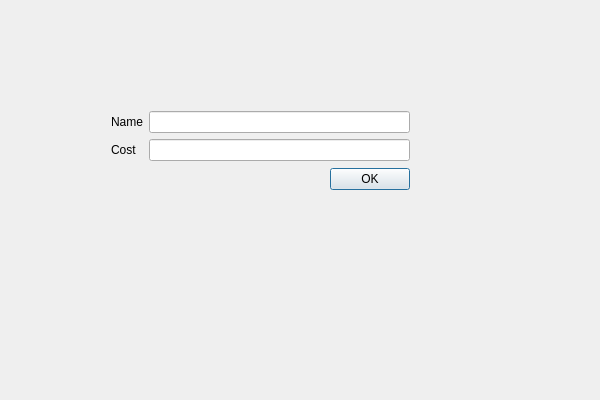
<?xml version="1.0" encoding="UTF-8"?>
<ui version="4.0">
 <class>AddDialogClass</class>
 <widget class="QDialog" name="AddDialogClass">
  <property name="geometry">
   <rect>
    <x>0</x>
    <y>0</y>
    <width>600</width>
    <height>400</height>
   </rect>
  </property>
  <property name="windowTitle">
   <string>Add Expense</string>
  </property>
  <widget class="QWidget" name="layoutWidget">
   <property name="geometry">
    <rect>
     <x>100</x>
     <y>100</y>
     <width>321</width>
     <height>101</height>
    </rect>
   </property>
   <layout class="QGridLayout" name="gridLayout_2">
    <item row="0" column="0">
     <layout class="QVBoxLayout" name="verticalLayout">
      <item>
       <layout class="QGridLayout" name="gridLayout">
        <item row="0" column="0">
         <widget class="QLabel" name="nameText">
          <property name="text">
           <string>Name</string>
          </property>
         </widget>
        </item>
        <item row="0" column="1">
         <widget class="QLineEdit" name="nameInput"/>
        </item>
        <item row="1" column="0">
         <widget class="QLabel" name="emailText">
          <property name="text">
           <string>Cost</string>
          </property>
         </widget>
        </item>
        <item row="1" column="1">
         <widget class="QLineEdit" name="costInput"/>
        </item>
       </layout>
      </item>
      <item>
       <spacer name="verticalSpacer">
        <property name="orientation">
         <enum>Qt::Orientation::Vertical</enum>
        </property>
        <property name="sizeHint" stdset="0">
         <size>
          <width>20</width>
          <height>40</height>
         </size>
        </property>
       </spacer>
      </item>
     </layout>
    </item>
    <item row="1" column="0">
     <layout class="QHBoxLayout" name="horizontalLayout">
      <item>
       <spacer name="horizontalSpacer">
        <property name="orientation">
         <enum>Qt::Orientation::Horizontal</enum>
        </property>
        <property name="sizeHint" stdset="0">
         <size>
          <width>40</width>
          <height>20</height>
         </size>
        </property>
       </spacer>
      </item>
      <item>
       <widget class="QPushButton" name="okButton">
        <property name="text">
         <string>OK</string>
        </property>
       </widget>
      </item>
     </layout>
    </item>
   </layout>
  </widget>
 </widget>
 <layoutdefault spacing="6" margin="11"/>
 <resources/>
 <connections>
  <connection>
   <sender>okButton</sender>
   <signal>clicked(bool)</signal>
   <receiver>AddDialogClass</receiver>
   <slot>accept()</slot>
   <hints>
    <hint type="sourcelabel">
     <x>365</x>
     <y>189</y>
    </hint>
    <hint type="destinationlabel">
     <x>310</x>
     <y>272</y>
    </hint>
   </hints>
  </connection>
 </connections>
</ui>
